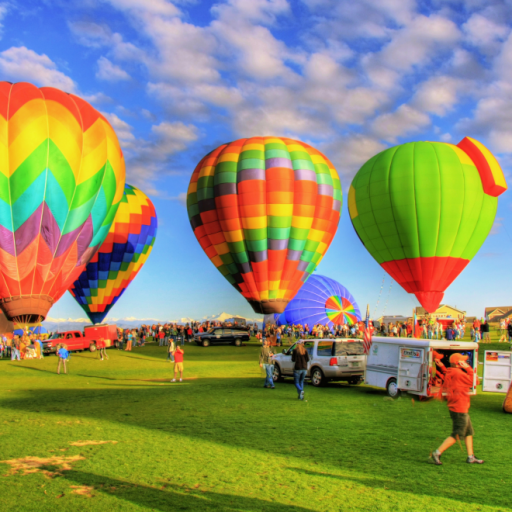
%> input picture assign2/Balloon.tif, 512 x 512 px
$ octave assignment2_SPusapati.m   (GNU Octave 9; MATLAB toolbox functions it lacks are replaced by stand-ins)
%> lines starting %> are read from the running program, lines starting %| are printed output that depends on the picture
%Run this program file assignment2_spusapati.m
%It generates all the required channels and size values accordingly.
%read the image
ballonImg = imread('Balloon.tif');
%> ballonImg is the input picture: size 512x512x3 uint8; mean R, G, B 139.5, 141.6, 106

%Displaying the image
figure
imshow(ballonImg);
title("Original Image");

%Convert the image into HSV image
hsvImg = rgb2hsv(ballonImg);
%> hsvImg: size 512x512x3 double; mean H, S, V 0.363, 0.6, 0.711
figure
imshow(hsvImg);
title("HSV IMAGE");

%HSV display each channel seperately
hue = hsvImg(:, :, 1); % Hue image.
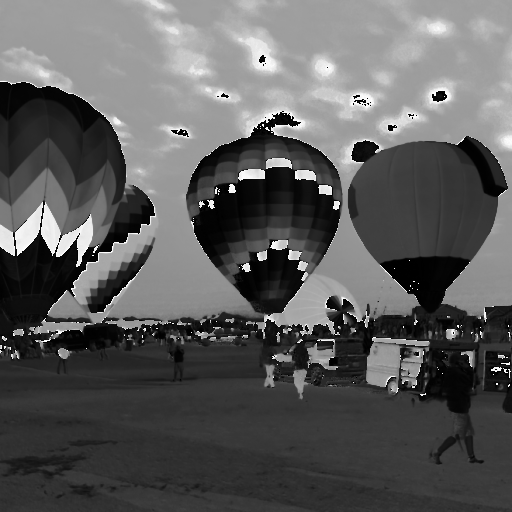
%> hue: size 512x512 double; min 0, max 0.999, mean 0.363
figure
imshow(hue);
title("Hue image");

saturation = hsvImg(:,:,2); %Saturation Image
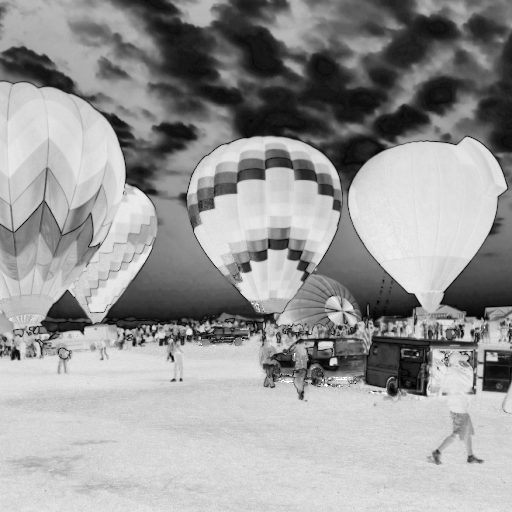
%> saturation: size 512x512 double; min 0, max 1, mean 0.6
figure
imshow(saturation);
title("Saturation image");

valueIntensity = hsvImg(:, :, 3); % Value Intensity image.
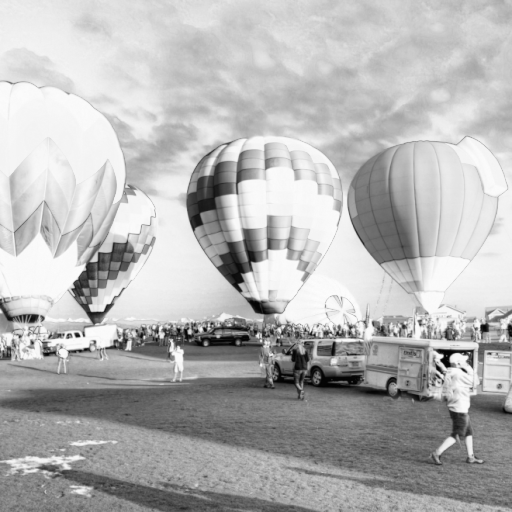
%> valueIntensity: size 512x512 double; min 0.00392, max 0.992, mean 0.711
figure
imshow(valueIntensity);
title("Value Intensity image");

%color image into YCrCb
yCrCbImg = rgb2ycbcr(ballonImg);
%> yCrCbImg: size 512x512x3 uint8; mean of channels 1, 2, 3 133.6, 112.7, 129.6
figure
imshow(yCrCbImg);
title("YCrCb Image");

%YCRCB display each channel separately
yComponent=yCrCbImg(:,:,1);%Y channel
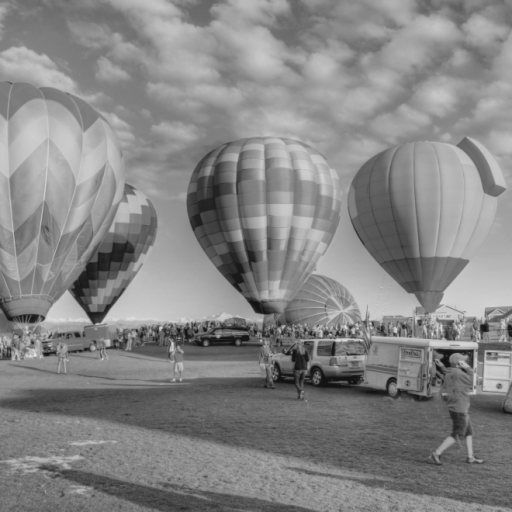
%> yComponent: size 512x512 uint8; min 17, max 223, mean 133.6
figure
imshow(yComponent);
title("Y component");

%Cr channel
crChannel=yCrCbImg(:,:,2);
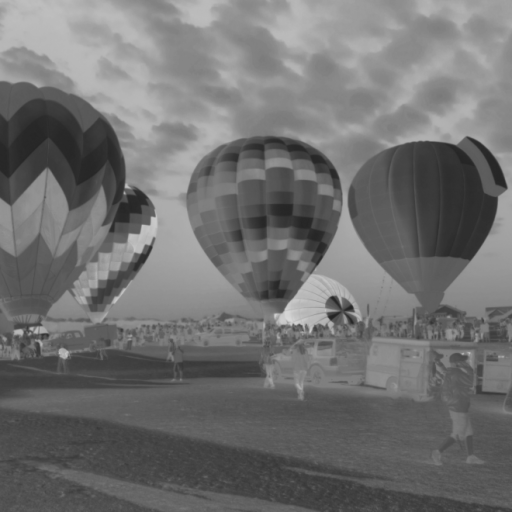
%> crChannel: size 512x512 uint8; min 35, max 215, mean 112.7
figure
imshow(crChannel);
title("Cr Channel");

%Cb channel
cbChannel=yCrCbImg(:,:,3);
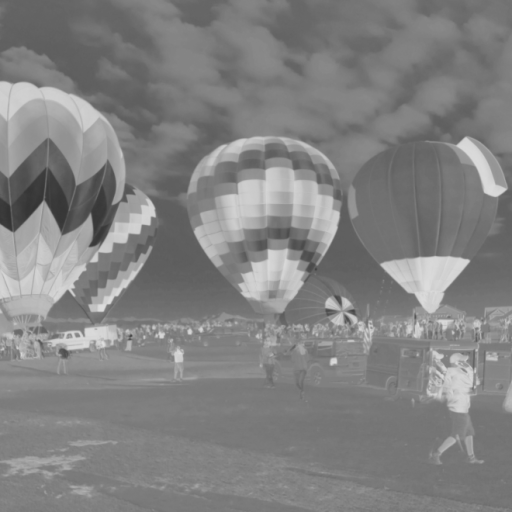
%> cbChannel: size 512x512 uint8; min 51, max 222, mean 129.6
figure
imshow(cbChannel);
title("Cb Channel");

%Converting to Grayscale Image
grayImg = rgb2gray(ballonImg);
figure
imshow(grayImg);
title("Grayscale Image");
imageSize=size(grayImg)
%> imageSize = [512 512]

%enlarge the image by 4 times
figure
bigImg=imresize(grayImg,4);
imshow(bigImg);
title("Resized image");
bigImgSize = size(bigImg)
%> bigImgSize = [2048 2048]

%Crop the image to original size
figure
origImg = imcrop(bigImg,[511,511,511,511]);
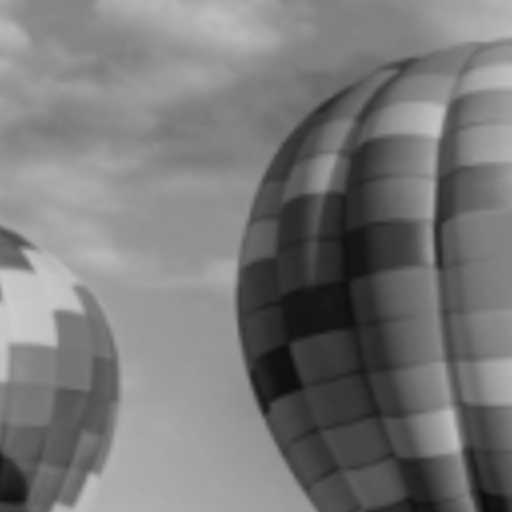
%> origImg: size 512x512 uint8; min 10, max 202, mean 120
%creating an image handle
imgHandle=imshow(origImg);
title("croped image");

% Display the image size
imgSize = size(origImg)
%> imgSize = [512 512]
%creating an image model for calculating the intensity values.
%> (the run ends here)
